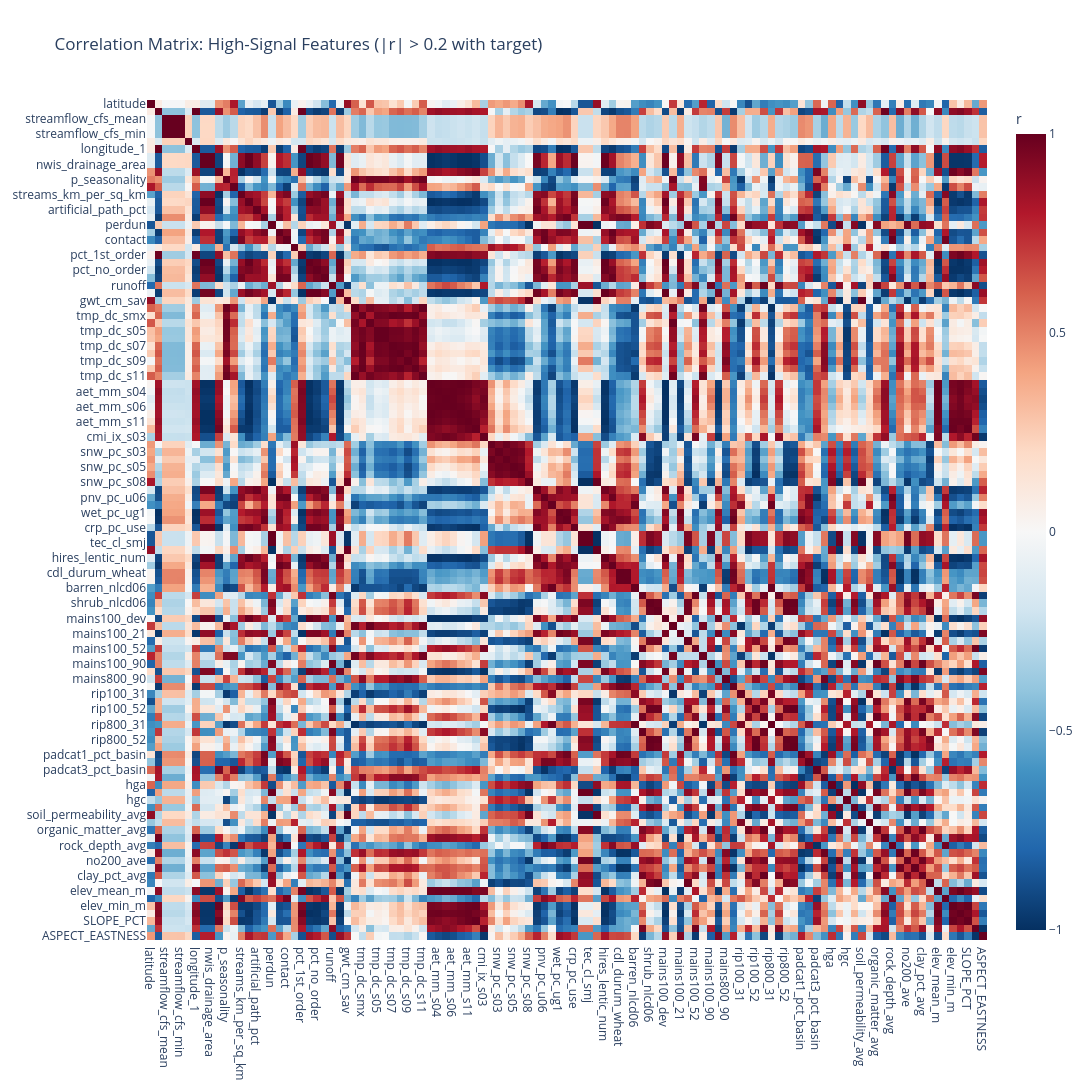

Notebook code for this chart:
### Code cell
corr_reduced = reduced_df.corr()

fig = px.imshow(
    corr_reduced,
    color_continuous_scale="RdBu_r",
    zmin=-1, zmax=1,
    title="Correlation Matrix: High-Signal Features (|r| > 0.2 with target)",
    width=1200, height=1200
)

fig.update_layout(coloraxis_colorbar=dict(title="r"))
fig.show()

### Figure 1 — Plotly figure (JSON) as saved in the notebook; plotly's stock layout.template omitted (floating-point values rounded to 4 significant figures; data arrays with more than 128 entries replaced by an {"elided": "..."} marker saying what was removed)
{"data": [{"coloraxis": "coloraxis", "hovertemplate": "x: %{x}<br>y: %{y}<br>color: %{z}<extra></extra>", "name": "0", "type": "heatmap", "x": ["latitude", "longitude", "streamflow_cfs_mean", "streamflow_cfs_max", "streamflow_cfs_min", "specific_humidity_kgkg", "longitude_1", "DRAIN_SQKM", "nwis_drainage_area", "geology_pct_hunt", "p_seasonality", "high_prec_freq", "streams_km_per_sq_km", "strahler_max", "artificial_path_pct", "artificial_path_mainstem_pct", "perdun", "topwet", "contact", "wb5100_ann_mm", "pct_1st_order", "pct_6th_order_or_more", "pct_no_order", "canals_pct", "runoff", "inu_pc_slt", "gwt_cm_sav", "tmp_dc_syr", "tmp_dc_smx", "tmp_dc_s04", "tmp_dc_s05", "tmp_dc_s06", "tmp_dc_s07", "tmp_dc_s08", "tmp_dc_s09", "tmp_dc_s10", "tmp_dc_s11", "aet_mm_syr", "aet_mm_s04", "aet_mm_s05", "aet_mm_s06", "aet_mm_s07", "aet_mm_s11", "aet_mm_s12", "cmi_ix_s03", "snw_pc_syr", "snw_pc_s03", "snw_pc_s04", "snw_pc_s05", "snw_pc_s06", "snw_pc_s08", "glc_pc_u16", "pnv_pc_u06", "pnv_pc_u07", "wet_pc_ug1", "wet_pc_ug2", "crp_pc_use", "tbi_cl_smj", "tec_cl_smj", "soc_th_uav", "hires_lentic_num", "hires_lentic_dens", "cdl_durum_wheat", "snow_ice_nlcd06", "barren_nlcd06", "mixed_forest_nlcd06", "shrub_nlcd06", "woody_wet_nlcd06", "mains100_dev", "mains100_plant", "mains100_21", "mains100_43", "mains100_52", "mains100_81", "mains100_90", "mains800_21", "mains800_90", "rip100_12", "rip100_31", "rip100_43", "rip100_52", "rip100_90", "rip800_31", "rip800_43", "rip800_52", "rip800_90", "padcat1_pct_basin", "padcat2_pct_basin", "padcat3_pct_basin", "eco3_bas_pct", "hga", "hgb", "hgc", "soil_water_capacity_avg", "soil_permeability_avg", "bulk_density_avg", "organic_matter_avg", "water_table_depth_avg", "rock_depth_avg", "no4_ave", "no200_ave", "no10_ave", "clay_pct_avg", "erodibility_factor", "elev_mean_m", "elev_max_m", "elev_min_m", "elev_median_m", "SLOPE_PCT", "aspect_deg", "ASPECT_EASTNESS"], "xaxis": "x", "y": ["latitude", "longitude", "streamflow_cfs_mean", "streamflow_cfs_max", "streamflow_cfs_min", "specific_humidity_kgkg", "longitude_1", "DRAIN_SQKM", "nwis_drainage_area", "geology_pct_hunt", "p_seasonality", "high_prec_freq", "streams_km_per_sq_km", "strahler_max", "artificial_path_pct", "artificial_path_mainstem_pct", "perdun", "topwet", "contact", "wb5100_ann_mm", "pct_1st_order", "pct_6th_order_or_more", "pct_no_order", "canals_pct", "runoff", "inu_pc_slt", "gwt_cm_sav", "tmp_dc_syr", "tmp_dc_smx", "tmp_dc_s04", "tmp_dc_s05", "tmp_dc_s06", "tmp_dc_s07", "tmp_dc_s08", "tmp_dc_s09", "tmp_dc_s10", "tmp_dc_s11", "aet_mm_syr", "aet_mm_s04", "aet_mm_s05", "aet_mm_s06", "aet_mm_s07", "aet_mm_s11", "aet_mm_s12", "cmi_ix_s03", "snw_pc_syr", "snw_pc_s03", "snw_pc_s04", "snw_pc_s05", "snw_pc_s06", "snw_pc_s08", "glc_pc_u16", "pnv_pc_u06", "pnv_pc_u07", "wet_pc_ug1", "wet_pc_ug2", "crp_pc_use", "tbi_cl_smj", "tec_cl_smj", "soc_th_uav", "hires_lentic_num", "hires_lentic_dens", "cdl_durum_wheat", "snow_ice_nlcd06", "barren_nlcd06", "mixed_forest_nlcd06", "shrub_nlcd06", "woody_wet_nlcd06", "mains100_dev", "mains100_plant", "mains100_21", "mains100_43", "mains100_52", "mains100_81", "mains100_90", "mains800_21", "mains800_90", "rip100_12", "rip100_31", "rip100_43", "rip100_52", "rip100_90", "rip800_31", "rip800_43", "rip800_52", "rip800_90", "padcat1_pct_basin", "padcat2_pct_basin", "padcat3_pct_basin", "eco3_bas_pct", "hga", "hgb", "hgc", "soil_water_capacity_avg", "soil_permeability_avg", "bulk_density_avg", "organic_matter_avg", "water_table_depth_avg", "rock_depth_avg", "no4_ave", "no200_ave", "no10_ave", "clay_pct_avg", "erodibility_factor", "elev_mean_m", "elev_max_m", "elev_min_m", "elev_median_m", "SLOPE_PCT", "aspect_deg", "ASPECT_EASTNESS"], "yaxis": "y", "z": {"elided": "111x111 float values"}}], "layout": {"coloraxis": {"cmax": 1, "cmin": -1, "colorbar": {"title": {"text": "r"}}, "colorscale": [[0, "rgb(5,48,97)"], [0.1, "rgb(33,102,172)"], [0.2, "rgb(67,147,195)"], [0.3, "rgb(146,197,222)"], [0.4, "rgb(209,229,240)"], [0.5, "rgb(247,247,247)"], [0.6, "rgb(253,219,199)"], [0.7, "rgb(244,165,130)"], [0.8, "rgb(214,96,77)"], [0.9, "rgb(178,24,43)"], [1, "rgb(103,0,31)"]]}, "height": 1200, "title": {"text": "Correlation Matrix: High-Signal Features (|r| > 0.2 with target)"}, "width": 1200, "xaxis": {"anchor": "y", "constrain": "domain", "domain": [0, 1], "scaleanchor": "y"}, "yaxis": {"anchor": "x", "autorange": "reversed", "constrain": "domain", "domain": [0, 1]}}}
